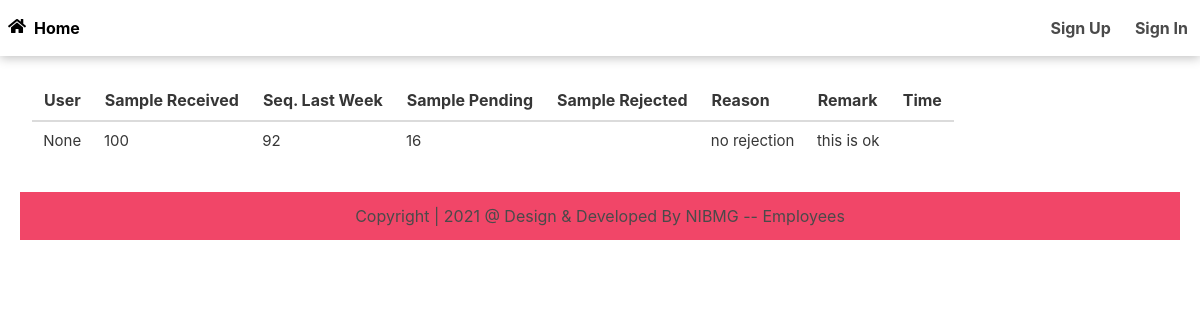
Before: / with the older database file.
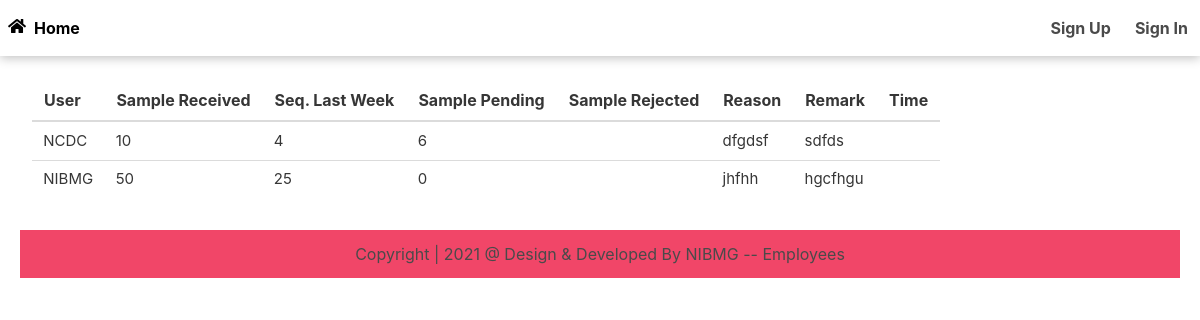
After: the same page with the newer database file.
### app/models.py (models this page shows, shortened)
class Data(models.Model):
    id = models.AutoField(primary_key=True)
    user = models.ForeignKey(User, verbose_name="user", on_delete=models.CASCADE, null=True, blank=True)
    Sample_received = models.IntegerField()
    Sequence_last = models.IntegerField()
    Sample_pending = models.IntegerField(null=True, blank=True)
    Sample_rejected = models.IntegerField(null=True, blank=True)
    Reason = models.CharField(max_length=200, blank=True)
    Remark = models.CharField(max_length=200, blank=True)
    created_at = models.DateTimeField(verbose_name="date_joined",auto_now_add=True)
    updated_at = models.DateTimeField(auto_now=True, verbose_name="last_login")

### app/views.py (the view)
# urls.py: path("", HomeView.as_view(), name="home"),
class HomeView(TemplateView):
    def get(self, request):
        q = Data.objects.filter(created_at__in=Data.objects.values('user')
                                .annotate(Max('created_at')).values_list('created_at__max'))
        return render(request, 'app/home.html', {'data': q})

### app/templates/app/home.html
{% extends 'app/base.html' %}
{% load static %}
{% block content %}
<div class="table-container is-fluid">
    <table class="table is-hoverable">
                <thead>
                    <tr>
                      <th scope="col">User</th>
                      <th scope="col">Sample Received</th>
                      <th scope="col">Seq. Last Week</th>
                      <th scope="col">Sample Pending</th>
                      <th scope="col">Sample Rejected</th>
                      <th scope="col">Reason</th>
                      <th scope="col">Remark</th>
                      <th scope="col">Time</th>
                    </tr>
              </thead>
              <tbody>
                      {%  for d in data %}
                             <tr style="font-size:15px;">
                                 <td>{{d.user}}</td>
                                  <td>{{d.Sample_received}}</td>
                                  <td>{{d.Sequence_last}}</td>
                                  <td>{{d.Sample_pending}}</td>
                                  <td>{{d.sample_rejected}}</td>
                                  <td>{{d.Reason}}</td>
                                  <td>{{d.Remark}}</td>
                                  <td>{{d.Time}}</td>
                             </tr>
                     {% endfor %}
              </tbody>
    </table>
</div>
{% endblock content %}

### app/templates/app/base.html (shortened to what this page needs)
<!DOCTYPE html>
{% load static %}
<html lang="en">
<head>
  <link rel="stylesheet" href="https://cdn.jsdelivr.net/npm/bulma@0.9.4/css/bulma.min.css">
  <link rel="stylesheet" type="text/css" href="{% static 'app/css/my.css' %}">
  <link rel="stylesheet" type="text/css"
    href="https://cdnjs.cloudflare.com/ajax/libs/font-awesome/5.15.4/css/all.min.css"
 />
</head>
<body>
  <nav class="navbar is-fixed-top box-shadow-y">
    <div class="navbar-brand toggler">
      <a class="navbar-item has-text-weight-bold has-text-black is-link" href="{% url 'home' %}">
        <i class="fas fa-home icon" style="margin-top:10px;"></i>Home
      </a>
    </div>
    <div id="navbarid" class="navbar-menu">
      <div class="navbar-end">
        <div class="navbar-item has-dropdown is-hoverable">
          {% if request.user.is_authenticated %}
          <a class="navbar-link is-danger is-right" href="{% url 'profile' %}">
            <strong>{{user}}</strong>
          </a>
          <div class="navbar-dropdown">
            <a class="navbar-item" href="{% url 'profile' %}">Profile</a>
            <a class="navbar-item" href="{% url 'logout' %}">Logout</a>
          </div>
          {% else %}
          <a class="navbar-item is-primary" href="{% url 'register' %}">
            <strong>Sign Up</strong>
          </a>
          <a class="navbar-item is-light" href="{% url 'login' %}">
            <strong>Sign In</strong>
          </a>
          {% endif %}
        </div>
      </div>
    </div>
  </nav>
  <div class="container is-fluid" style="margin-top:80px;">
    {% block content %}
    {% endblock content %}
  </div>
  <footer>
    <div class="container is-fluid is-mobile pt-5" style="margin-top:20px;">
      <div class="columns">
        <div class="column is-12 has-background-danger has-text-centered">
          <h4 class="text is-2 is-center"> Copyright | 2021 @ Design & Developed By NIBMG --
            Employees</h4>
        </div>
      </div>
    </div>
  </footer>
</body>
</html>

### app/static/app/css/my.css (style rules this page uses)
.icon { height:30px; width:30px; vertical-align:baseline; display:inline-flex; justify-content:center; align-item:center; }
.box-shadow-y { box-shadow: 0px 2px 10px rgba(0, 0, 0, 0.25) }

Changed rows visible on the page:
removed Data: user "None", Sample_received "100", Sequence_last "92", Sample_pending "16", Reason "no rejection", Remark "this is ok"
added Data: user "NCDC", Sample_received "10", Sequence_last "4", Sample_pending "6", Reason "dfgdsf", Remark "sdfds"
added Data: user "NIBMG", Sample_received "50", Sequence_last "25", Sample_pending "0", Reason "jhfhh", Remark "hgcfhgu"
